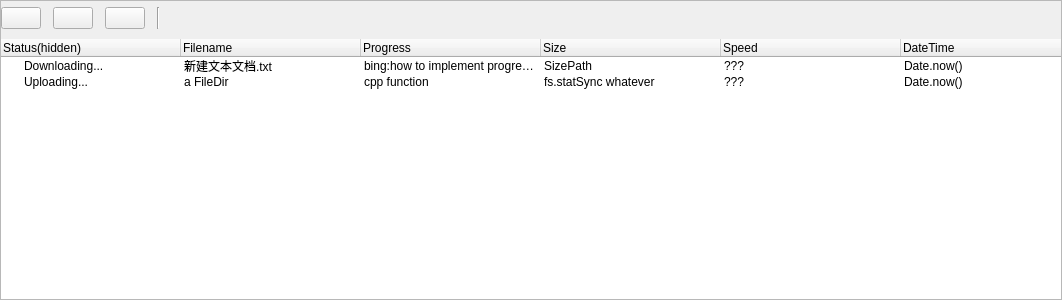
<?xml version="1.0" encoding="UTF-8"?>
<ui version="4.0">
 <class>PropertiesWidget</class>
 <widget class="QWidget" name="PropertiesWidget">
  <property name="geometry">
   <rect>
    <x>0</x>
    <y>0</y>
    <width>1062</width>
    <height>300</height>
   </rect>
  </property>
  <property name="sizePolicy">
   <sizepolicy hsizetype="Preferred" vsizetype="Preferred">
    <horstretch>0</horstretch>
    <verstretch>0</verstretch>
   </sizepolicy>
  </property>
  <property name="minimumSize">
   <size>
    <width>912</width>
    <height>150</height>
   </size>
  </property>
  <property name="windowTitle">
   <string>Form</string>
  </property>
  <layout class="QVBoxLayout" name="verticalLayout">
   <property name="leftMargin">
    <number>0</number>
   </property>
   <property name="topMargin">
    <number>0</number>
   </property>
   <property name="rightMargin">
    <number>0</number>
   </property>
   <property name="bottomMargin">
    <number>0</number>
   </property>
   <item>
    <widget class="QFrame" name="frame_TaskQueue">
     <property name="enabled">
      <bool>true</bool>
     </property>
     <property name="minimumSize">
      <size>
       <width>0</width>
       <height>150</height>
      </size>
     </property>
     <property name="frameShape">
      <enum>QFrame::StyledPanel</enum>
     </property>
     <property name="frameShadow">
      <enum>QFrame::Plain</enum>
     </property>
     <layout class="QVBoxLayout" name="verticalLayout_2">
      <property name="spacing">
       <number>7</number>
      </property>
      <property name="leftMargin">
       <number>0</number>
      </property>
      <property name="topMargin">
       <number>0</number>
      </property>
      <property name="rightMargin">
       <number>0</number>
      </property>
      <property name="bottomMargin">
       <number>0</number>
      </property>
      <item>
       <layout class="QHBoxLayout" name="horizontalLayout_Function">
        <property name="spacing">
         <number>12</number>
        </property>
        <property name="topMargin">
         <number>6</number>
        </property>
        <property name="bottomMargin">
         <number>3</number>
        </property>
        <item>
         <widget class="QPushButton" name="pushButton_Continue">
          <property name="text">
           <string/>
          </property>
         </widget>
        </item>
        <item>
         <widget class="QPushButton" name="pushButton_Pause">
          <property name="text">
           <string/>
          </property>
         </widget>
        </item>
        <item>
         <widget class="QPushButton" name="pushButton_Remove">
          <property name="text">
           <string/>
          </property>
         </widget>
        </item>
        <item>
         <widget class="Line" name="line">
          <property name="minimumSize">
           <size>
            <width>0</width>
            <height>0</height>
           </size>
          </property>
          <property name="orientation">
           <enum>Qt::Vertical</enum>
          </property>
         </widget>
        </item>
        <item>
         <spacer name="horizontalSpacer">
          <property name="orientation">
           <enum>Qt::Horizontal</enum>
          </property>
          <property name="sizeType">
           <enum>QSizePolicy::Expanding</enum>
          </property>
          <property name="sizeHint" stdset="0">
           <size>
            <width>40</width>
            <height>20</height>
           </size>
          </property>
         </spacer>
        </item>
       </layout>
      </item>
      <item>
       <layout class="QHBoxLayout" name="horizontalLayout_TaskQueue">
        <property name="sizeConstraint">
         <enum>QLayout::SetDefaultConstraint</enum>
        </property>
        <item>
         <widget class="QTreeWidget" name="treeWidgetTaskQueue">
          <property name="enabled">
           <bool>true</bool>
          </property>
          <property name="sizePolicy">
           <sizepolicy hsizetype="Expanding" vsizetype="Expanding">
            <horstretch>0</horstretch>
            <verstretch>0</verstretch>
           </sizepolicy>
          </property>
          <property name="minimumSize">
           <size>
            <width>0</width>
            <height>200</height>
           </size>
          </property>
          <property name="frameShape">
           <enum>QFrame::NoFrame</enum>
          </property>
          <property name="frameShadow">
           <enum>QFrame::Plain</enum>
          </property>
          <property name="lineWidth">
           <number>0</number>
          </property>
          <property name="midLineWidth">
           <number>0</number>
          </property>
          <attribute name="headerDefaultSectionSize">
           <number>180</number>
          </attribute>
          <column>
           <property name="text">
            <string>Status(hidden)</string>
           </property>
          </column>
          <column>
           <property name="text">
            <string>Filename</string>
           </property>
          </column>
          <column>
           <property name="text">
            <string>Progress</string>
           </property>
          </column>
          <column>
           <property name="text">
            <string>Size</string>
           </property>
          </column>
          <column>
           <property name="text">
            <string>Speed</string>
           </property>
          </column>
          <column>
           <property name="text">
            <string>DateTime</string>
           </property>
          </column>
          <item>
           <property name="text">
            <string>Downloading...</string>
           </property>
           <property name="text">
            <string>新建文本文档.txt</string>
           </property>
           <property name="text">
            <string>bing:how to implement progressBar in QTreewidgetItem</string>
           </property>
           <property name="text">
            <string>SizePath</string>
           </property>
           <property name="text">
            <string>???</string>
           </property>
           <property name="text">
            <string>Date.now()</string>
           </property>
          </item>
          <item>
           <property name="text">
            <string>Uploading...</string>
           </property>
           <property name="text">
            <string>a FileDir</string>
           </property>
           <property name="text">
            <string>cpp function</string>
           </property>
           <property name="text">
            <string>fs.statSync whatever</string>
           </property>
           <property name="text">
            <string>???</string>
           </property>
           <property name="text">
            <string>Date.now()</string>
           </property>
          </item>
         </widget>
        </item>
       </layout>
      </item>
     </layout>
    </widget>
   </item>
  </layout>
 </widget>
 <resources/>
 <connections/>
</ui>
